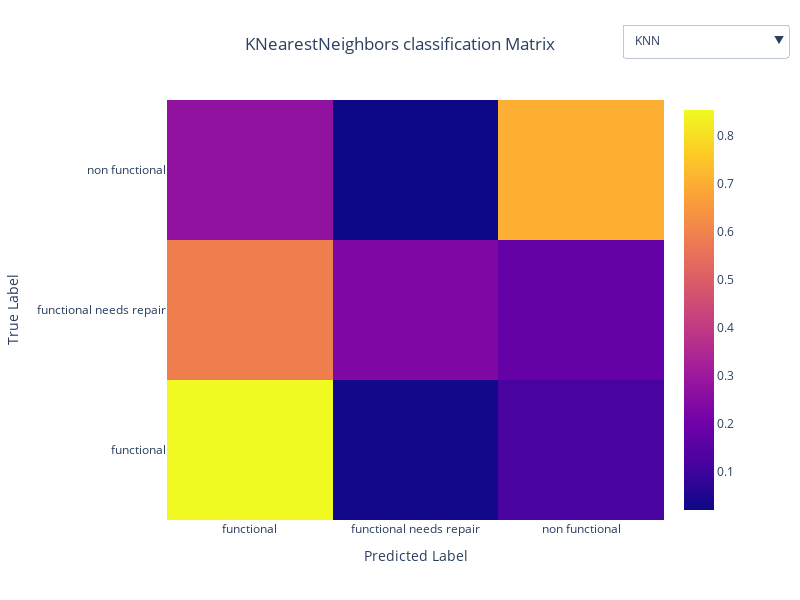

The cell this chart's notebook holds for it:
### Code cell
fig2 =go.Figure()
for cf in [cf1,cf2,cf3]:
    fig2.add_trace(go.Heatmap(
        x=label_list,y=label_list,z=cf, hoverinfo="text", hovertext=np.round(cf,5)
    ))
dropdown_buttons = [  
    {'label': 'KNN', 'method': 'update','args': [{'visible': [True, False, False]}, {'title': 'KNearestNeighbors classification Matrix'}]},  
    {'label': 'LogisticRegression', 'method': 'update','args': [{'visible': [False, True, False]}, {'title': 'LogisticRegression classification Matrix'}]},  
    {'label': "DecisionTreeClassifier", 'method': "update",'args': [{"visible": [False, False, True]}, {'title': 'DecisionTreeClassifier classification Matrix'}]}
    ]


fig2.update_xaxes(title_text="Predicted Label")
fig2.update_yaxes(title_text="True Label")
fig2.update_layout(title_text="KNearestNeighbors classification Matrix", width=800, height=600)
fig2.data[1].visible=False
fig2.data[2].visible=False
fig2.update_layout(updatemenus=[{'type': "dropdown",'x': 1.25,'y': 1.18,'showactive': True,'active': 0,'buttons': dropdown_buttons}], title_x=0.5)
fig2.show()

### Figure 1 — Plotly figure (JSON) as saved in the notebook; plotly's stock layout.template omitted (floating-point values rounded to 4 significant figures)
{"data": [{"hoverinfo": "text", "hovertext": [[0.8527, 0.02885, 0.1185], [0.5886, 0.2343, 0.1772], [0.2764, 0.02068, 0.703]], "type": "heatmap", "x": ["functional", "functional needs repair", "non functional"], "y": ["functional", "functional needs repair", "non functional"], "z": [[0.8526, 0.02885, 0.1185], [0.5886, 0.2343, 0.1772], [0.2764, 0.02068, 0.703]]}, {"hoverinfo": "text", "hovertext": [[0.877, 0.01979, 0.1032], [0.5709, 0.2264, 0.2028], [0.2695, 0.01413, 0.7164]], "type": "heatmap", "visible": false, "x": ["functional", "functional needs repair", "non functional"], "y": ["functional", "functional needs repair", "non functional"], "z": [[0.877, 0.01979, 0.1032], [0.5709, 0.2264, 0.2028], [0.2695, 0.01413, 0.7164]]}, {"hoverinfo": "text", "hovertext": [[0.7973, 0.05341, 0.1493], [0.4744, 0.3327, 0.1929], [0.2243, 0.03446, 0.7412]], "type": "heatmap", "visible": false, "x": ["functional", "functional needs repair", "non functional"], "y": ["functional", "functional needs repair", "non functional"], "z": [[0.7973, 0.05341, 0.1493], [0.4744, 0.3327, 0.1929], [0.2243, 0.03446, 0.7412]]}], "layout": {"height": 600, "title": {"text": "KNearestNeighbors classification Matrix", "x": 0.5}, "updatemenus": [{"active": 0, "buttons": [{"args": [{"visible": [true, false, false]}, {"title": "KNearestNeighbors classification Matrix"}], "label": "KNN", "method": "update"}, {"args": [{"visible": [false, true, false]}, {"title": "LogisticRegression classification Matrix"}], "label": "LogisticRegression", "method": "update"}, {"args": [{"visible": [false, false, true]}, {"title": "DecisionTreeClassifier classification Matrix"}], "label": "DecisionTreeClassifier", "method": "update"}], "showactive": true, "type": "dropdown", "x": 1.25, "y": 1.18}], "width": 800, "xaxis": {"title": {"text": "Predicted Label"}}, "yaxis": {"title": {"text": "True Label"}}}}
